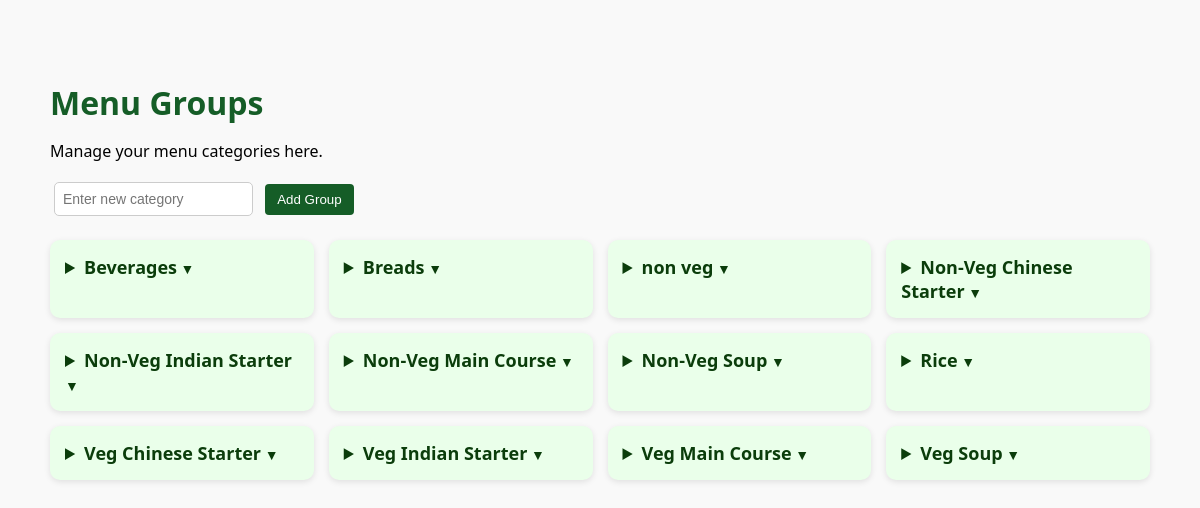
/menu_group.php, run on the app's committed database.
### tables this page shows
CREATE TABLE `menu_groups` (
  `id` int(11) NOT NULL,
  `group_name` varchar(100) NOT NULL
);

### menu_group.php (the view, shortened to what this page needs)
<?php
$host = "localhost";
$user = "root";
$pass = "";
$db   = "hotel_db";
$conn = new mysqli($host, $user, $pass, $db);
?>
<!DOCTYPE html>
<html lang="en">
<head>
  <link rel="stylesheet" href="menu-group.css">
</head>
<body>
  <div class="container">
    <h1>Menu Groups</h1>
    <p>Manage your menu categories here.</p>
    <form method="POST">
      <input type="text" name="group_name" placeholder="Enter new category" required>
      <button type="submit" name="add_group">Add Group</button>
    </form>
    <div class="groups-grid">
      <?php
      $groups = $conn->query("SELECT * FROM menu_groups ORDER BY group_name ASC");
      while ($group = $groups->fetch_assoc()) {
        echo "<div class='group-card'>";
        echo "<details>";
        echo "<summary>".$group['group_name']."</summary>";
        echo "</details>";
        echo "</div>";
      }
      ?>
    </div>
  </div>
</body>
</html>

### menu-group.css (style rules this page uses)
body { margin: 0; font-family: "Segoe UI", sans-serif; background: transparent; }
form { margin-bottom: 15px; }
form input { padding: 8px; font-size: 14px; }
form button { padding: 8px 12px; background: #155d27; color: white; border: none; border-radius: 4px; cursor: pointer; }
.groups-grid { display: grid; grid-template-columns: repeat(auto-fit, minmax(160px, 1fr)); gap: 15px; }
.group-card { background: #eafbe7; padding: 15px; border-radius: 6px; font-size: 14px; font-weight: bold; color: #155d27; box-shadow: 0 1px 4px rgba(0,0,0,0.1); transition: transform 0.2s, background 0.3s; }

### menu_group.php (style rules this page uses)
body { font-family: "Segoe UI", sans-serif; background: #f9f9f9; margin: 0; padding: 0; }
.container { max-width: 1100px; margin: 40px auto; padding: 20px; }
h1 { color: #155d27; margin-bottom: 10px; }
.groups-grid { display: grid; grid-template-columns: repeat(auto-fill, minmax(250px, 1fr)); gap: 15px; }
.group-card { background: #eaffea; border-radius: 10px; padding: 10px 15px; box-shadow: 0 2px 6px rgba(0,0,0,0.1); }
details summary { font-size: 18px; font-weight: bold; color: #0b3d0b; cursor: pointer; padding: 5px 0; }
details summary::after { content: " ▼"; font-size: 14px; }
form { margin-bottom: 20px; }
input, button { padding: 6px 10px; margin: 4px; border-radius: 5px; border: 1px solid #ccc; }
button { background: #155d27; color: #fff; border: none; cursor: pointer; }

### data on the page
menu_groups: group_name "Beverages"
menu_groups: group_name "Breads"
menu_groups: group_name "non veg"
menu_groups: group_name "Non-Veg Chinese Starter"
menu_groups: group_name "Non-Veg Indian Starter"
menu_groups: group_name "Non-Veg Main Course"
menu_groups: group_name "Non-Veg Soup"
menu_groups: group_name "Rice"
menu_groups: group_name "Veg Chinese Starter"
menu_groups: group_name "Veg Indian Starter"
menu_groups: group_name "Veg Main Course"
menu_groups: group_name "Veg Soup"
